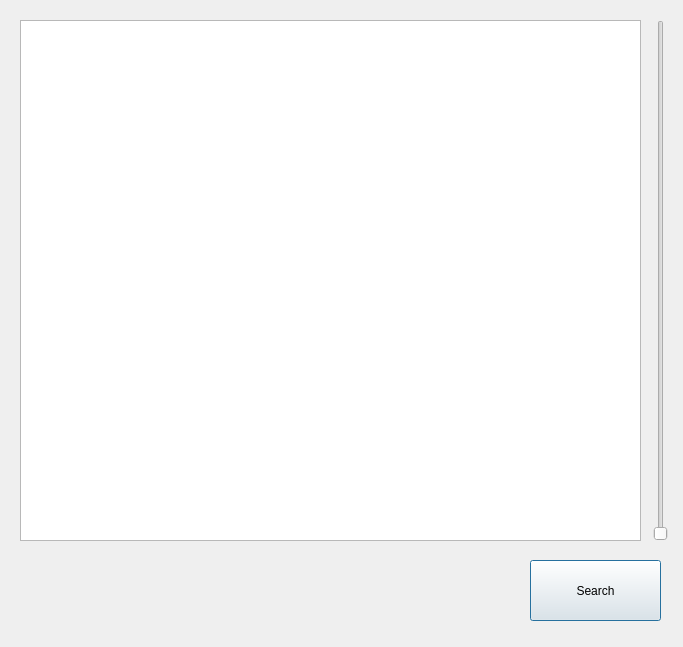
<?xml version="1.0" encoding="UTF-8"?>
<ui version="4.0">
 <class>AlarmList</class>
 <widget class="QDialog" name="AlarmList">
  <property name="geometry">
   <rect>
    <x>0</x>
    <y>0</y>
    <width>683</width>
    <height>647</height>
   </rect>
  </property>
  <property name="windowTitle">
   <string>Alarm List</string>
  </property>
  <widget class="QPushButton" name="SearchButton">
   <property name="geometry">
    <rect>
     <x>530</x>
     <y>560</y>
     <width>131</width>
     <height>61</height>
    </rect>
   </property>
   <property name="text">
    <string>Search</string>
   </property>
  </widget>
  <widget class="QSlider" name="AlarmListScroll">
   <property name="geometry">
    <rect>
     <x>650</x>
     <y>20</y>
     <width>22</width>
     <height>521</height>
    </rect>
   </property>
   <property name="orientation">
    <enum>Qt::Vertical</enum>
   </property>
  </widget>
  <widget class="QListWidget" name="listWidget">
   <property name="geometry">
    <rect>
     <x>20</x>
     <y>20</y>
     <width>621</width>
     <height>521</height>
    </rect>
   </property>
   <property name="font">
    <font>
     <family>Arial</family>
    </font>
   </property>
  </widget>
 </widget>
 <resources/>
 <connections/>
</ui>
